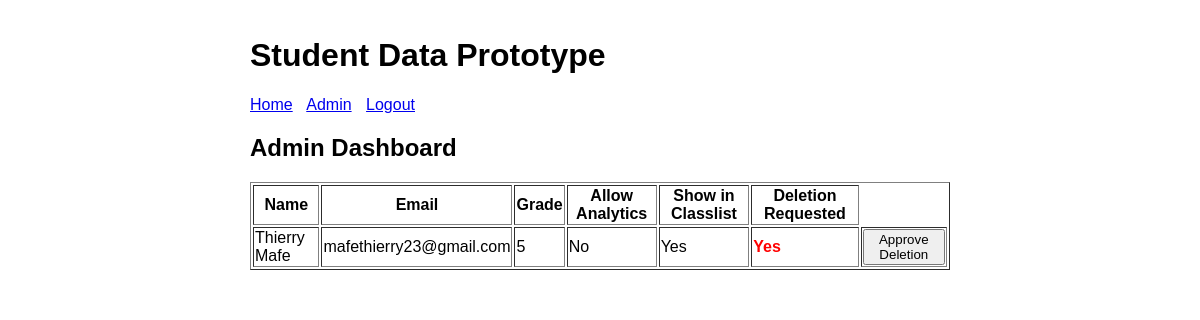
The app's page /admin/dashboard (signed in), older data.
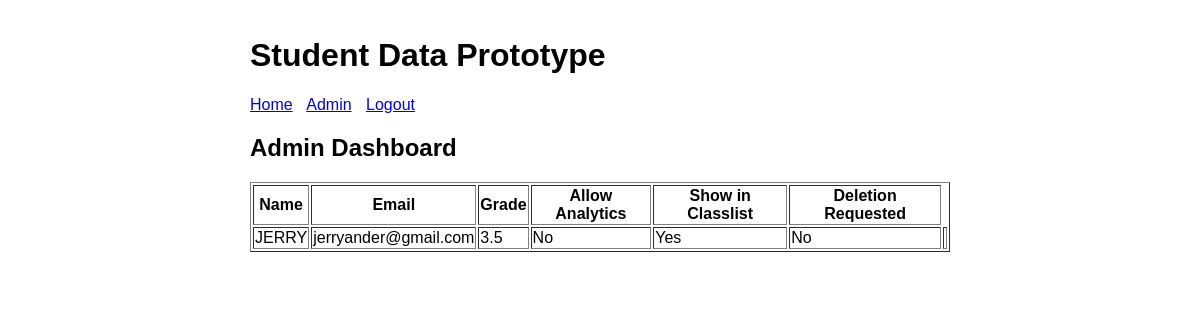
The same page, newer data.
### tables this page shows
CREATE TABLE users (
            id INTEGER PRIMARY KEY AUTOINCREMENT,
            name TEXT NOT NULL,
            email TEXT UNIQUE NOT NULL,
            password_hash TEXT NOT NULL,
            grade TEXT,
            allow_analytics INTEGER DEFAULT 0,
            show_in_classlist INTEGER DEFAULT 1,
            deletion_requested INTEGER DEFAULT 0
        );

### app.py (the view)
@app.route("/admin/dashboard")
def admin_dashboard():
    if not session.get("is_admin"):
        flash("Admins only.", "error")
        return redirect(url_for("admin_login"))
    connection = get_db()
    cursor = connection.cursor()
    cursor.execute("""
        SELECT id, name, email, grade,
               allow_analytics, show_in_classlist, deletion_requested
        FROM users
    """)
    users = cursor.fetchall()
    connection.close()
    return render_template("admin_dashboard.html", users=users)

### app.py (called while the page is built)
def get_db():
    connection = sqlite3.connect(DB_NAME)
    connection.row_factory = sqlite3.Row
    return connection

### templates/admin_dashboard.html (shortened to what this page needs)
{% extends "base.html" %}
{% block content %}
<h2>Admin Dashboard</h2>
<table border="1" >
    <thead>
        <tr>
            <th>Name</th>
            <th>Email</th>
            <th>Grade</th>
            <th>Allow Analytics</th>
            <th>Show in Classlist</th>
            <th>Deletion Requested</th>
        </tr>
    </thead>
    <tbody>
        {% for user in users %}
    <tr>
        <td>{{ user ['Name'] }}</td>
        <td>{{ user ['email'] }}</td>
        <td>{{ user ['grade'] or 'N/A' }}</td>
        <td>{{ 'Yes' if user['allow_analytics'] else 'No' }}</td>
        <td>{{ 'Yes' if user['show_in_classlist'] else 'No' }}</td>
        <td>
            {% if user['deletion_requested'] %}
               <strong style="color:red;">Yes</strong>
            {% else %}
              No
            {% endif %}
        </td>
        <td>
        {% if user['deletion_requested'] %}
            <form method="post" action="{{url_for('delete_user') }}">
                <button type="submit">Approve Deletion</button>
            </form>
        {% endif %}
        </td>
    </tr>
    {% endfor %}
    </tbody>
</table>
{% endblock %}

### templates/base.html (shortened to what this page needs)
<!doctype html>
<html>
<head>
    <link rel="stylesheet" href="{{ url_for('static', filename='style.css') }}">
</head>
<body>
<header>
    <h1>Student Data Prototype</h1>
    <nav>
        <a href="{{ url_for('index') }}">Home</a>
        {% if session.get('user_id') %}
        <a href="{{ url_for('dashboard') }}">Dashboard</a>
        <a href="{{ url_for('logout') }}">Logout</a>
        {% elif session.get('is_admin') %}
        <a href="{{ url_for('admin_dashboard') }}">Admin</a>
        <a href="{{ url_for('logout') }}">Logout</a>
        {% else %}
        <a href="{{ url_for('login') }}">Login</a>
        <a href="{{ url_for('register') }}">Register</a>
        <a href="{{ url_for('admin_login') }}">Admin</a>
        {% endif %}
    </nav>
</header>
<main>
    {% block content %}{% endblock %}
</main>
</body>
</html>

### static/style.css (style rules this page uses)
header { margin-bottom: 1rem; }
nav a { margin-right: 10px; }

Row changes from the older to the newer data that the page shows:
removed users: name "Thierry Mafe", email "mafethierry23@gmail.com", grade "5", allow_analytics "No", show_in_classlist "Yes", deletion_requested "Yes"
added users: name "JERRY", email "jerryander@gmail.com", grade "3.5", allow_analytics "No", show_in_classlist "Yes", deletion_requested "No"
